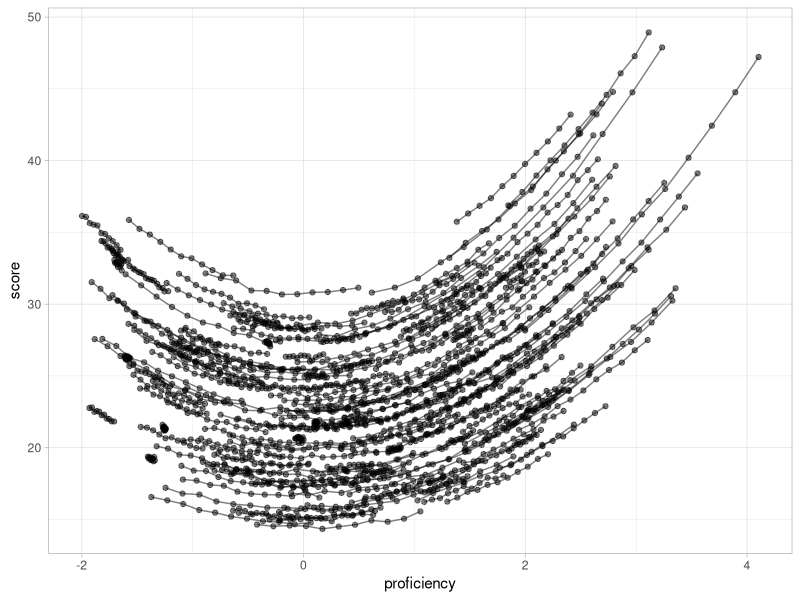
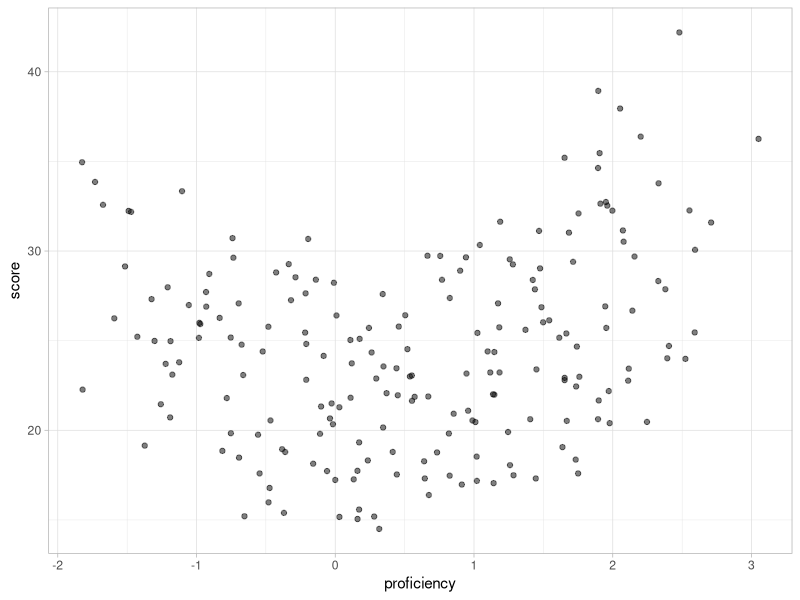
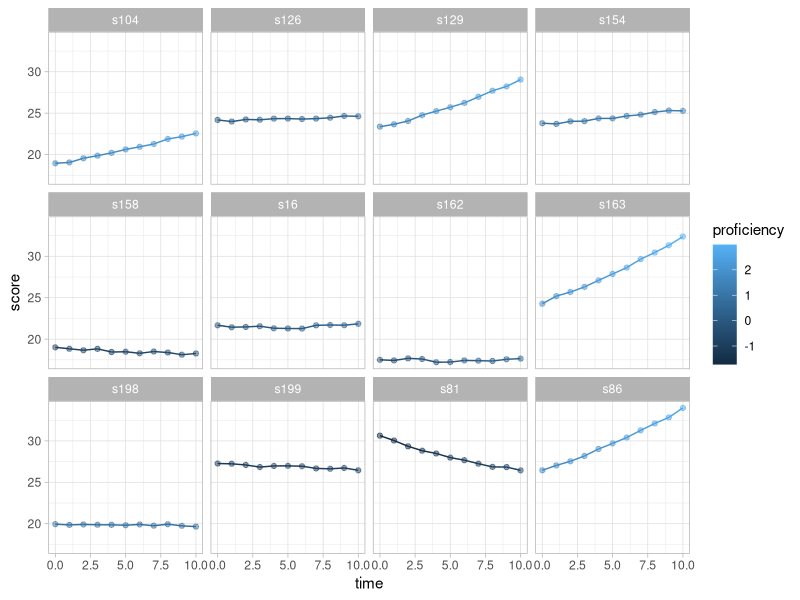
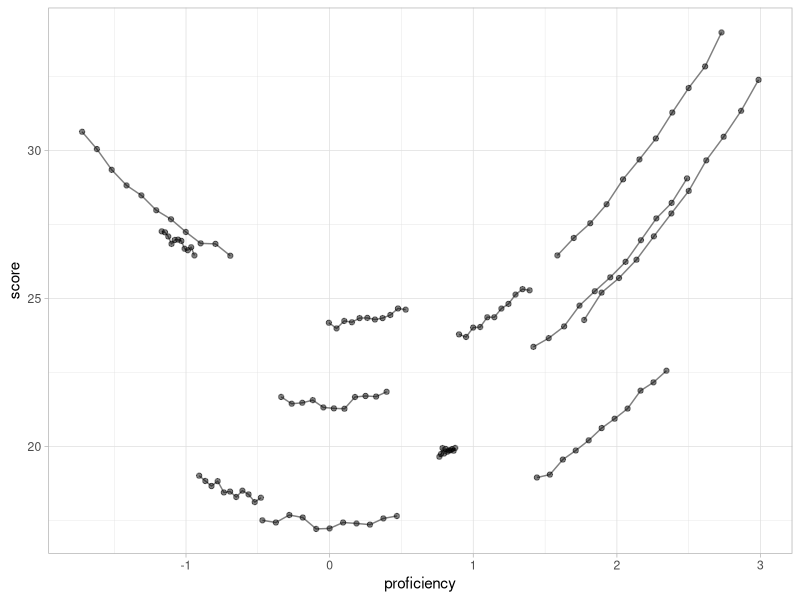
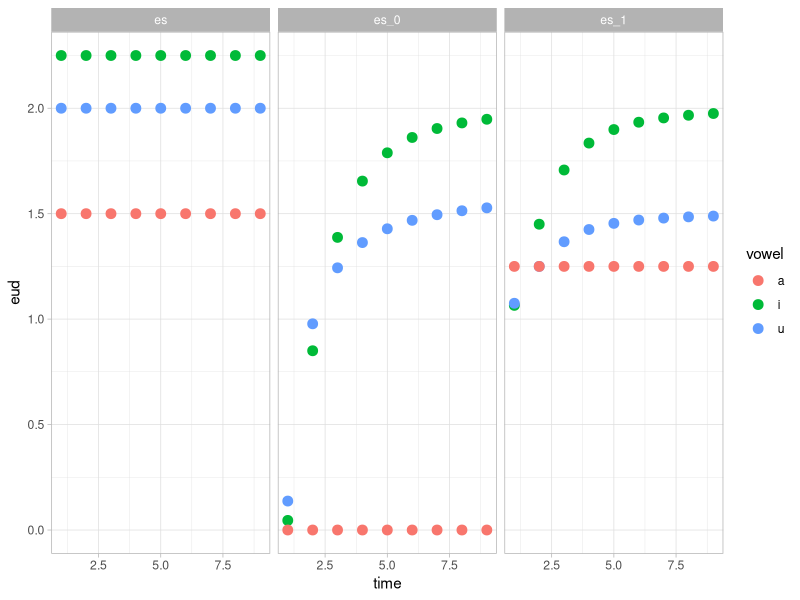
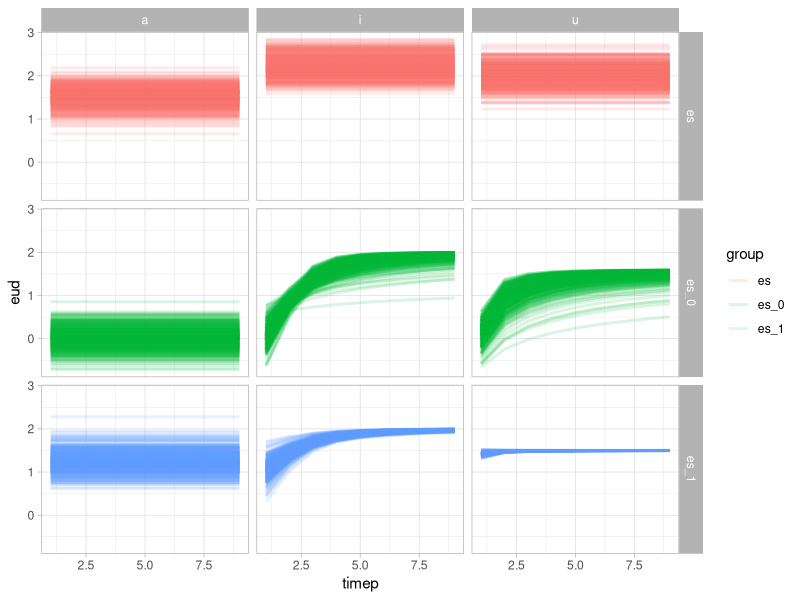
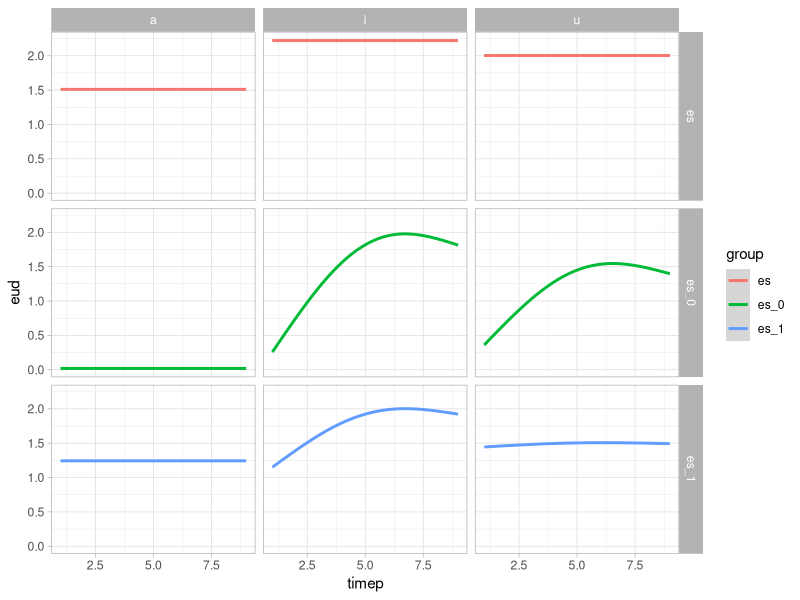
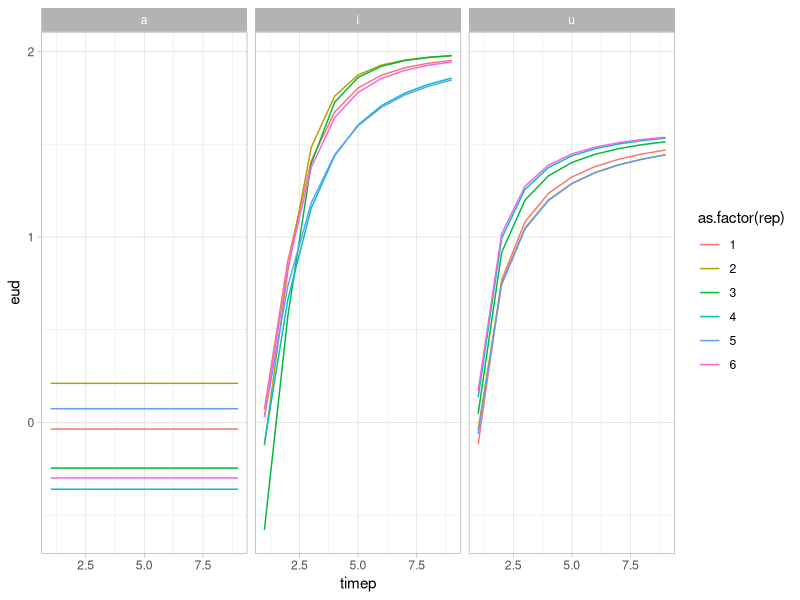

Reproduce these figures in R, in order.
## ---- chunk 1
#| label: setup

library(tidyverse)
theme_set(theme_light())
library(mgcv)
my_seed <- 4785
## ---- chunk 2
#| label: dat1

set.seed(my_seed)

subjs <- 200
proficiency <- runif(subjs, -2, 2)
proficiency_b <- rnorm(subjs, 0.1, 0.05)
timep <- 11
intercept <- 15

proficiency_subjs <- list()
score_subjs <- list()

for (subj in 1:subjs) {
  # Get proficiency for subject `subj` in time point 1 to 11
  proficiency_subj <- proficiency[subj] + proficiency_b[subj] * 0:10
  # Calculate score of subject `subj` based on their proficiency
  score_subj <- intercept + proficiency_subj^2 + rnorm(1, 0, 0.5)
  # Add random noise to score
  score_subj <- score_subj * runif(1, 1, 2) + rnorm(timep, 0, 0.1)

  # Add proficiency values to list
  proficiency_subjs[subj] <- list(proficiency_subj)
  # Add scores to list
  score_subjs[subj] <- list(score_subj)
}

dat1 <- tibble(
  score = unlist(score_subjs),
  proficiency = unlist(proficiency_subjs),
  subj = as.factor(paste("s", rep(1:subjs, each = timep), sep = "")),
  time = rep(0:10, length.out = subjs * timep)
)
## ---- chunk 3
#| label: dat1-pro-sco

dat1 %>%
  ggplot(aes(proficiency, score, group = subj)) +
  geom_path(alpha = 0.5) +
  geom_point(alpha = 0.5)
## ---- chunk 4
#| label: dat1-pro-sco-t5

dat1 %>%
  filter(time == 5) %>%
  ggplot(aes(proficiency, score, group = subj)) +
  geom_point(alpha = 0.5)
## ---- chunk 5
#| label: dat1-subj-12
set.seed(my_seed)

dat1 %>%
  filter(subj %in% sample(unique(dat1$subj), 12)) %>%
  ggplot(aes(time, score, group = subj, colour = proficiency)) +
  geom_path() +
  geom_point(alpha = 0.5) +
  facet_wrap(vars(subj))
## ---- chunk 6
#| label: dat1-subj-12-pro-sco
set.seed(my_seed)

dat1 %>%
  filter(subj %in% sample(unique(dat1$subj), 12)) %>%
  ggplot(aes(proficiency, score, group = subj)) +
  geom_path(alpha = 0.5) +
  geom_point(alpha = 0.5)
## ---- chunk 7
#| label: eud
# https://mycurvefit.com

x <- 1:9

y_esi <- rep(2.25, 9)
y_esu <- rep(2, 9)
y_esa <- rep(1.5, 9)

y_es0i <- 2 + (-0.3 - 2)/(1 + (x/2)^2.5)
y_es0u <- 1.6 + (-4 - 1.6)/(1 + (x/0.5)^1.5)
y_es0a <- rep(0, 9)

y_es1i <- 2 + (0.9 - 2)/(1 + (x/2)^2.5)
y_es1u <- 1.5 + (1 - 1.5)/(1 + (x/2)^2.5)
y_es1a <- rep(1.25, 9)
## ---- chunk 8
#| label: eud-plot

tibble(
  time = rep(x, 9),
  eud = c(y_esi, y_esu, y_esa, y_es0i, y_es0u, y_es0a, y_es1i, y_es1u, y_es1a),
  group = rep(c("es", "es_0", "es_1"), each = 9*3),
  vowel = rep(rep(c("i", "u", "a"), each = 9), 3)
) %>%
  ggplot(aes(time, eud, colour = vowel)) +
  geom_point(size = 3) +
  facet_grid(cols = vars(group))
## ---- chunk 9
set.seed(my_seed)

subjs <- 60
timep <- 9
reps <- 6

dat2_grid <- expand_grid(
  subj = 1:subjs,
  group = c("es", "es_0", "es_1"),
  vowel = c("i", "u", "a"),
  rep = 1:reps
)

subj_int <- rnorm(subjs * 3, 0, 0.15)
subj_slo <- rnorm(subjs * 3, 0, 0.25)

dat2 <- tibble()

for (rown in 1:nrow(dat2_grid)) {
  # Get current row, group and vowel
  this_row <- dat2_grid[rown,]
  this_subj <- this_row$subj
  this_group <- this_row$group
  this_vowel <- this_row$vowel
  this_int <- rnorm(1, 0, 0.2)
  this_slo <- rnorm(1, 0, 0.2)
  
  # Calculate EUD trajectory
  if (this_group == "es") {
    if (this_vowel == "i") {
      this_eud <- rep(2.25 + subj_int[this_subj] + this_int, 9)
    } else if (this_vowel == "u") {
      this_eud <- rep(2 + subj_int[this_subj] + this_int, 9)
    } else if (this_vowel == "a") {
      this_eud <- rep(1.5 + subj_int[this_subj] + this_int, 9)
    }
    
    
  } else if (this_group == "es_0") {
    if (this_vowel == "i") {
      this_eud <- 2 + (-0.3 + subj_int[this_subj] + this_int - 2) /
        (1 + (1:timep/2)^(2.5 + (subj_slo[this_subj] + this_slo) * 2))
    } else if (this_vowel == "u") {
      this_eud <- 1.6 + (-4 + subj_int[this_subj] + this_int - 1.6) /
        (1 + (1:timep/0.5)^(1.5 + subj_slo[this_subj]  + this_slo))
    } else if (this_vowel == "a") {
      this_eud <- rep(0 + subj_int[this_subj] + this_int, 9)
    }
    
    
  } else if (this_group == "es_1") {
    if (this_vowel == "i") {
      this_eud <- 2 + (0.9 + subj_int[this_subj] + this_int - 2) /
        (1 + (1:timep/2)^(2.5 + subj_slo[this_subj] + this_slo))
    } else if (this_vowel == "u") {
      this_eud <- 1.5 + (1 + subj_int[this_subj] + this_int - 1.5) /
        (1 + (1:timep/0.5)^(2.5 + subj_slo[this_subj] + this_slo))
    } else if (this_vowel == "a") {
      this_eud <- rep(1.25 + subj_int[this_subj] + this_int, 9)
    }
  }

  # Add eud to dat2
  this_row$eud <- list(this_eud)
  this_trial <- unnest(this_row, eud)
  this_trial$timep <- 1:timep
  dat2 <- bind_rows(dat2, this_trial)
}

dat2 <- dat2 %>%
  mutate(
    id = paste(group, subj, rep, sep = ".")
  )
## ---- chunk 10
dat2 %>%
  ggplot(aes(timep, eud, group = id, colour = group)) +
  geom_path(alpha = 0.15, linewidth = 1) +
  facet_grid(cols = vars(vowel), rows = vars(group))
## ---- chunk 11
dat2 %>%
  ggplot(aes(timep, eud, colour = group)) +
  geom_smooth(method = "gam", formula = y ~ s(x, k = 3)) +
  facet_grid(cols = vars(vowel), rows = vars(group))
## ---- chunk 12
dat2 %>%
  filter(subj == 1, group == "es_0") %>%
  ggplot(aes(timep, eud, group = id, colour = as.factor(rep))) +
  geom_path() +
  facet_grid(cols = vars(vowel))
